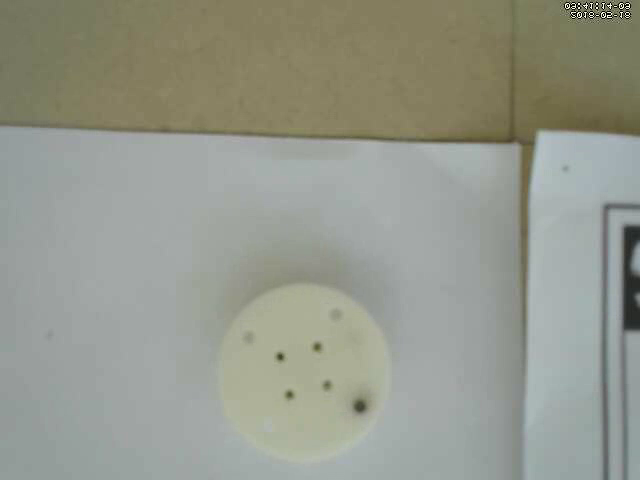
#> input picture frame 52 of demo_video.avi, 640 x 480 px
$ python MainLoop_TraceMaker.py   (older library calls are emulated)
#> lines starting #> are read from the running program, lines starting #| are printed output that depends on the picture; after the words box and inside, x2 and y2 are one past the last pixel; in counts of white or black regions, pixels touching at a corner belong together
### optical_flow_interface.py
import numpy as np
import cv2

# display image
def disp(image):
    cv2.imshow(str(np.random.rand()), image)
    cv2.waitKey(10)

# [4 lines left out: function disp_points, not called in this run]


# get distance between two points
def get_dist(x, y):
    return np.sqrt((x[0] - y[0]) ** 2 + (x[1] - y[1]) ** 2)


# a simplified interface to read from video file
def get_frame_from(cap, size=1):
#> called with size = 1
    ret, frame = cap.read()
#> frame is the input picture: shape (480, 640, 3); mean B, G, R 140.4, 152, 148.9
    if not ret:
        return False
    cur_frame = cv2.resize(frame, dsize=(0, 0), fx=size, fy=size)
    return cur_frame

# do optical flow in a bbox of an image
# rescale the bbox but maintain it inside the image
# [58 lines left out: functions rescale_bbox, move_bbox, not called in this run]


# print the bbox
def print_bboxes(frame, bboxes, color='R'):
    if color == 'R':
        color = (0, 0, 255)
    elif color == 'G':
        color = (0, 255, 0)
    elif color == 'B':
        color = (255, 0, 0)
    else:
        color = (255, 255, 255)

    for bbox in bboxes:
        p1 = (int(bbox[0]), int(bbox[1]))
        p2 = (int(bbox[0] + bbox[2]), int(bbox[1] + bbox[3]))
        cv2.rectangle(frame, p1, p2, color, 2, 1)


# tell if a point is in the bbox
# [33 lines left out: functions in_bbox, get_feature_point_in_bbox, get_optical_flow_in_bbox, not called in this run]

class OptFlow():
    # [62 lines left out: functions __init__, get_displacement_for_all_bboxes, get_displacement_for_one_bbox, not called in this run]

### TraceMaker.py
from optical_flow_interface import *
from MainDetection import *
import numpy as np

class TraceMaker():
    '''Try to find the cyclic trace of all possible objects'''
    def __init__(self, frame):
        self.freq_map = cv2.cvtColor(frame, cv2.COLOR_BGR2GRAY)
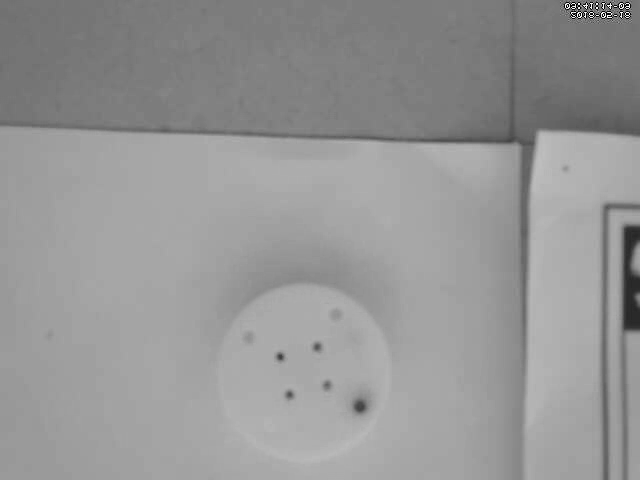
#> self.freq_map: shape (480, 640); min 0, max 253, mean 149.7
        self.freq_map[:, :] = 0
#> self.freq_map: shape (480, 640); every value is 0
#> call 2 of get_frame_from, with size = 1
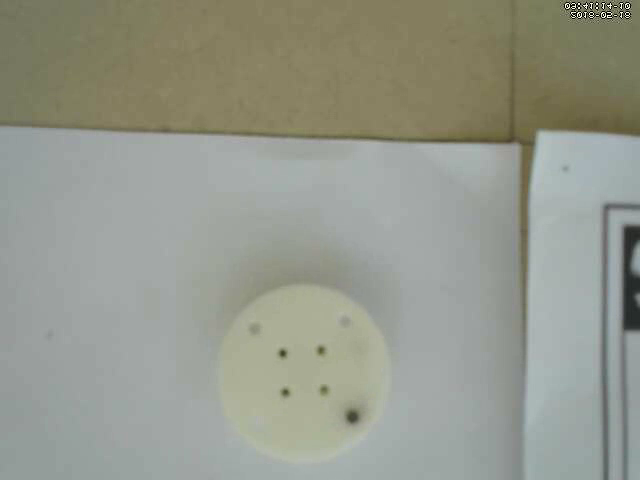
#> input picture frame 53 of demo_video.avi, 640 x 480 px
#> in get_frame_from, frame is the input picture: shape (480, 640, 3); mean B, G, R 140.1, 152, 148.9

    '''Draw the freqency map'''
    # [4 lines left out: function disp, not called in this run]

    '''Update freqency map'''
    def update_freq(self, bboxes):
        for bbox in bboxes:
            self.freq_map[bbox[1]:(bbox[1] + bbox[3]), bbox[0]:(bbox[0] + bbox[3])] += 1

    '''Enhance the traces'''
    # [10 lines left out: function enhance_traces, not called in this run]

### MainDetection.py
#Motion detection by frame differences and HSV filter
#with trajectory filter installed
#version 1.0
#by Lin Weizhe

import numpy as np
import cv2
import math


def rect2box(rectangles):
    # convert rectangles(x,y,w,h) to boxes(x0,y0,x1,y1)
    boxes = []
    for i in rectangles:
        boxes.append((i[0], i[1], i[0] + i[2], i[1] + i[3]))
    return boxes

def box2rect(boxes):
    # convert boxes(x0,y0,x1,y1) to rectangles(x,y,w,h)
    rectangles=[]
    for i in boxes:
        rectangles.append((i[0],i[1],i[2]-i[0],i[3]-i[1]))
    return rectangles

def getReliableBoxes(boxes1, boxes2):
    # by boxes2, get reliable boxes in boxes1
    reliableBoxes = []
    for box1 in boxes1:
        flag = False
        for box2 in boxes2:
            if mat_inter(extendBox(box1, 0.2), box2):
                reliableBoxes.append(box1)
                flag = True
                break
            if flag: break
    return reliableBoxes


# [15 lines left out: function secondVerification, not called in this run]


def extendBox(box, factor):
    # extend box by a factor so that it allows more tolerance
    w = box[2] - box[0]
    h = box[3] - box[1]
    newbox = list(box)
    newbox[0] = int(box[0] - w * factor / 2)
    newbox[2] = int(box[2] + w * factor / 2)
    newbox[1] = int(box[1] - h * factor / 2)
    newbox[3] = int(box[3] + h * factor / 2)

    return newbox


def rectangleFilter(rectangles):
    #rectangles filter: delete full-overlay rectangles
    filteredRectangles = []
    for i in range(len(rectangles)):
        mark = True
        RectA = rectangles[i]
        for j in range(len(rectangles)):
            RectB = rectangles[j]
            if RectA[0] > RectB[0] and RectA[1] > RectB[1] and RectA[0] + RectA[2] < RectB[0] + RectB[2] and RectA[1] + \
                    RectA[3] < RectB[1] + RectB[3]:
                mark = False
                break

        if mark:
            filteredRectangles.append(RectA)
    return filteredRectangles


def mat_inter(box1, box2):
    # check the overlay of the boxes
    # box=(xA,yA,xB,yB)
    x01, y01, x02, y02 = box1
    x11, y11, x12, y12 = box2

    lx = abs((x01 + x02) / 2 - (x11 + x12) / 2)
    ly = abs((y01 + y02) / 2 - (y11 + y12) / 2)
    sax = abs(x01 - x02)
    sbx = abs(x11 - x12)
    say = abs(y01 - y02)
    sby = abs(y11 - y12)
    if lx <= (sax + sbx) / 2 and ly <= (say + sby) / 2:
        return True
    else:
        return False


# [16 lines left out: function solve_coincide, not called in this run]


def getMainDetection(previous_frame, current_frame, satuationThres=46, trajectory=None):

#> called with satuationThres = 90
    old_gray = cv2.cvtColor(previous_frame, cv2.COLOR_BGR2GRAY)

    # Create a mask image for drawing purposes
    mask = np.zeros_like(previous_frame)
    blur = cv2.GaussianBlur(old_gray, (5, 5), 0)
    ret3, old_th3 = cv2.threshold(blur, 0, 255, cv2.THRESH_BINARY + cv2.THRESH_OTSU)
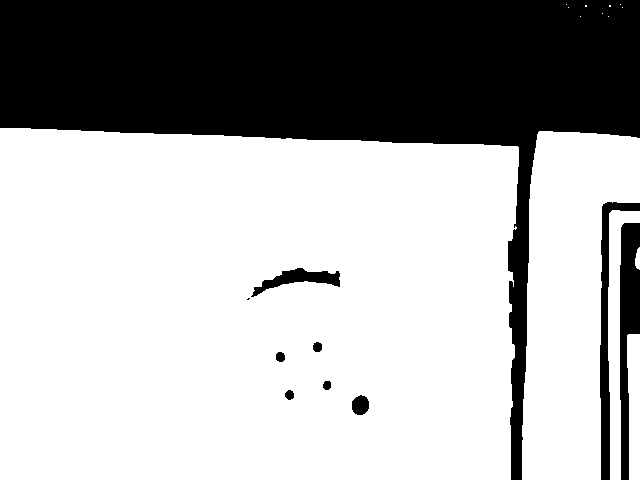
#> old_th3: shape (480, 640); 67.6% white; 10 black regions (1 under 20 px), largest, box (x1, y1, x2, y2) and area: (0, 0, 640, 480) 92280, (620, 223, 640, 480) 3226, (600, 202, 640, 480) 2469
#> ret3 = 142

    #situationThres=cv2.getTrackbarPos("situation","controls")

    frame=current_frame
    # convert image to HSV
    imgHSV = cv2.cvtColor(frame, cv2.COLOR_BGR2HSV)
#> imgHSV: shape (480, 640, 3); mean H, S, V 59.6, 30.2, 153.5
    # threshold the black out
    imgThres = cv2.inRange(imgHSV, (0, 0, 0), (180, 255, satuationThres))
#> imgThres: shape (480, 640); 0.69% white; 40 white regions (32 under 20 px), largest, box (x1, y1, x2, y2) and area: (623, 226, 640, 330) 1429, (563, 1, 613, 19) 257, (496, 132, 515, 142) 67

    # convert image to gray
    frame_gray = cv2.cvtColor(frame, cv2.COLOR_BGR2GRAY)

    # Otsu's thresholding after Gaussian filtering
    blur = cv2.GaussianBlur(frame_gray, (5, 5), 0)
    ret3, th3 = cv2.threshold(blur, 0, 255, cv2.THRESH_BINARY + cv2.THRESH_OTSU)
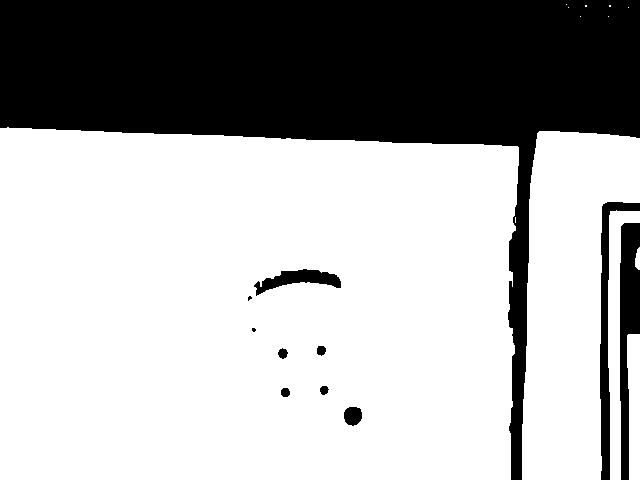
#> th3: shape (480, 640); 67.6% white; 11 black regions (2 under 20 px), largest, box (x1, y1, x2, y2) and area: (0, 0, 640, 480) 92292, (620, 223, 640, 480) 3232, (600, 202, 640, 480) 2470

    # by subtraction, get the difference between two consequent frames
    img = cv2.add(frame, mask)
    img = frame_gray - old_gray
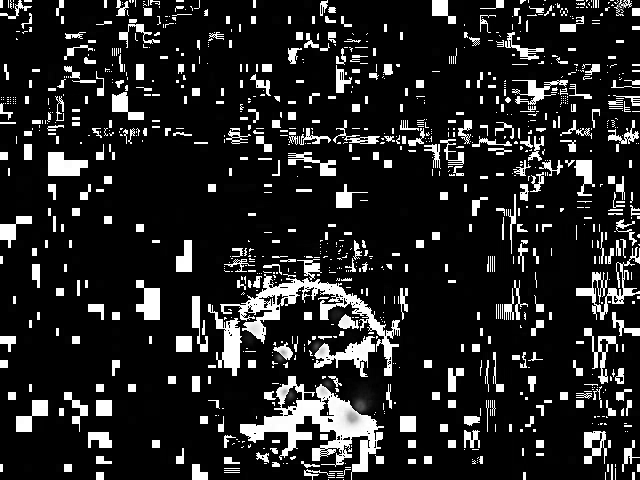
#> img: shape (480, 640); min 0, max 255, mean 36.5
    img1 = th3 - old_th3
    img2 = old_th3 - th3
    img = cv2.add(img1, img2)
#> img: shape (480, 640); 0.43% white; 89 white regions (76 under 20 px), largest, box (x1, y1, x2, y2) and area: (344, 395, 369, 426) 430, (313, 342, 326, 356) 97, (320, 381, 331, 395) 88

    # open and close operation to imgThres
    element = cv2.getStructuringElement(cv2.MORPH_RECT, (3, 3))
    opened = cv2.morphologyEx(imgThres, cv2.MORPH_OPEN, element)
#> opened: shape (480, 640); 0.5% white; 4 white regions (1 under 20 px), largest, box (x1, y1, x2, y2) and area: (623, 226, 640, 330) 1429, (348, 413, 357, 422) 66, (506, 136, 515, 142) 39
    closed = cv2.morphologyEx(opened, cv2.MORPH_CLOSE, element)
#> closed: shape (480, 640); 0.51% white; 4 white regions (1 under 20 px), largest, box (x1, y1, x2, y2) and area: (623, 226, 640, 330) 1434, (348, 413, 357, 422) 66, (506, 136, 515, 142) 39

    # open and close operation to img
    img = cv2.morphologyEx(img, cv2.MORPH_OPEN, element)
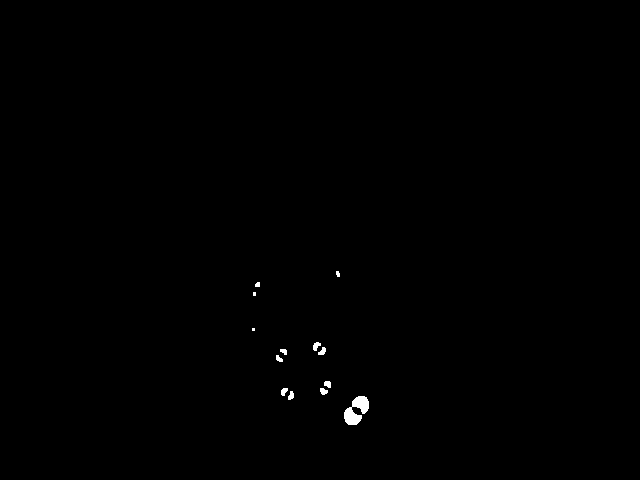
#> img: shape (480, 640); 0.26% white; 13 white regions (2 under 20 px)
    img = cv2.morphologyEx(img, cv2.MORPH_CLOSE, element)

    # resize the image by 0.5
    #imgThres = cv2.resize(imgThres, (0, 0), None, 0.5, 0.5)
    #frame = cv2.resize(frame, (0, 0), None, 0.5, 0.5)
    #img = cv2.resize(img, (0, 0), None, 0.5, 0.5)

    # find contours
    image, contours, hierarchy = cv2.findContours(imgThres, cv2.RETR_TREE, cv2.CHAIN_APPROX_SIMPLE)
#> contours = 101 contours, 92 with area under 20; largest, box (x1, y1, x2, y2) and area: (623, 226, 640, 330) 1309, (563, 1, 613, 19) 336, (348, 412, 357, 422) 54, (619, 1, 632, 10) 52, (618, 11, 632, 20) 51
    image2, contours2, hierarchy2 = cv2.findContours(img, cv2.RETR_TREE, cv2.CHAIN_APPROX_SIMPLE)
#> contours2 = 13 contours, 4 with area under 20; largest, box (x1, y1, x2, y2) and area: (344, 396, 369, 425) 373, (313, 342, 321, 351) 33, (320, 388, 328, 395) 30, (318, 347, 326, 355) 30, (281, 388, 288, 396) 29

    ''' find contour and match rectangles '''
    ''' contours from HSV image '''
    rectangles = []
    for i in range(0, len(contours)):
        x, y, w, h = cv2.boundingRect(contours[i])
        if w >= 5 and h >= 5:
            rectangles.append((x, y, w, h))
#> this loop made 101 passes
#> (x, y, w, h) on passes 1 to 8: (348, 412, 9, 10), (284, 391, 3, 2), (281, 351, 4, 5), (320, 350, 1, 1), (623, 226, 17, 104), (607, 207, 1, 1), (523, 144, 2, 1), (532, 143, 1, 1)
#> after the loop, rectangles = 27 items, first 6: (348, 412, 9, 10), (623, 226, 17, 104), (496, 132, 19, 10), (618, 11, 14, 9), (619, 11, 5, 8), (606, 2, 12, 8)
            #    cv2.rectangle(frame, (x, y), (x + w, y + h), (160, 32, 240), 2)
    rectangles = rectangleFilter(rectangles)
#> the loop in rectangleFilter, `for i in range(len(rectangles)):` made 27 passes
#> after the loop in rectangleFilter, `for i in range(len(rectangles)):`: filteredRectangles = [(348, 412, 9, 10), (623, 226, 17, 104), (496, 132, 19, 10), (618, 11, 14, 9), (619, 11, 5, 8), (606, 2, 12, 8), (606, 2, 7, 8), (619, 1, 13, 9), (625, 3, 6, 7), (619, 2, 5, 8), (563, 1, 50, 18), (606, 14, 7, 5), (601, 12, 6, 7), (577, 12, 6, 7), (583, 11, 5, 8)]
#> rectangles has the same summary as filteredRectangles in rectangleFilter

    #for i in rectangles:
    #    x, y, w, h = i[0], i[1], i[2], i[3]
    #    cv2.rectangle(frame, (x, y), (x + w, y + h), (160, 32, 240), 2)

    ''' contours from frame difference '''
    rectangles2 = []
    for i in range(0, len(contours2)):
        x, y, w, h = cv2.boundingRect(contours2[i])
        if w >= 5 and h >= 5:
            rectangles2.append((x, y, w, h))
#> this loop made 13 passes
#> (x, y, w, h) on passes 1 to 8: (344, 396, 25, 29), (288, 391, 6, 9), (320, 388, 8, 7), (281, 388, 7, 8), (324, 381, 7, 7), (276, 355, 7, 7), (280, 349, 7, 6), (318, 347, 8, 8)
#> after the loop, rectangles2 = [(344, 396, 25, 29), (288, 391, 6, 9), (320, 388, 8, 7), (281, 388, 7, 8), (324, 381, 7, 7), (276, 355, 7, 7), (280, 349, 7, 6), (318, 347, 8, 8), (313, 342, 8, 9), (255, 282, 5, 5)]
            #    cv2.rectangle(frame, (x, y), (x + w, y + h), (160, 32, 240), 2)
    rectangles2 = rectangleFilter(rectangles2)
#> the loop in rectangleFilter (call 2), `for i in range(len(rectangles)):` made 10 passes

    #for i in rectangles2:
    #    x, y, w, h = i[0], i[1], i[2], i[3]
    #    cv2.rectangle(frame, (x, y), (x + w, y + h), (0, 0, 255), 2)


    # get reliable boxes
    boxes1 = rect2box(rectangles)
#> the loop in rect2box, `for i in rectangles:` made 15 passes
#> after the loop in rect2box, `for i in rectangles:`: boxes = 15 items, first 6: (348, 412, 357, 422), (623, 226, 640, 330), (496, 132, 515, 142), (618, 11, 632, 20), (619, 11, 624, 19), (606, 2, 618, 10)
#> boxes1 has the same summary as boxes in rect2box
    boxes2 = rect2box(rectangles2)
#> the loop in rect2box (call 2), `for i in rectangles:` made 10 passes
#> boxes2 = [(344, 396, 369, 425), (288, 391, 294, 400), (320, 388, 328, 395), (281, 388, 288, 396), (324, 381, 331, 388), (276, 355, 283, 362), (280, 349, 287, 355), (318, 347, 326, 355), (313, 342, 321, 351), (255, 282, 260, 287)]
    reliableBoxes = getReliableBoxes(boxes1, boxes2)
#> the loop in getReliableBoxes, `for box1 in boxes1:` made 15 passes
#> box1 on passes 4 to 11: (618, 11, 632, 20), (619, 11, 624, 19), (606, 2, 618, 10), (606, 2, 613, 10), (619, 1, 632, 10), (625, 3, 631, 10), (619, 2, 624, 10), (563, 1, 613, 19)

    # 1. if trajectory is none, return reliableBoxes directly without filtering
    # 2. if trajectory isn't none, return filtered reliableBoxes.
    if not(trajectory is None):
        reliableBoxes=secondVerification(reliableBoxes, trajectory)


    return rectangles,rectangles2,box2rect(reliableBoxes)
#> the loop in box2rect, `for i in boxes:` made 1 pass

### MainLoop_TraceMaker.py
from optical_flow_interface import *
from TraceMaker import *
import cv2
from MainDetection import *
import numpy as np

'''Video Initiation'''
# open the camera for warming up
cap = cv2.VideoCapture('demo_video.avi')

# grab the first frame
old_frame = get_frame_from(cap)

# create tracer
trace_maker = TraceMaker(old_frame)

# create tackbar
def nothing(x):
    pass
cv2.imshow('video', old_frame)
cv2.createTrackbar('S', 'video', 0, 255, nothing)
cv2.setTrackbarPos('S','video', 90)


'''Do initial trace finding'''
while True:
    # read the current frame
    cur_frame = get_frame_from(cap)

    # stop when fail to get one frame
    if type(cur_frame) is bool:
        break

    # create backups
    display_frame = np.array(cur_frame)

    '''using Frame Difference to do detection'''
    S = cv2.getTrackbarPos('S', 'video')
    boxes1, boxes2, bboxes = getMainDetection(old_frame, cur_frame, S, None)
    #print (bboxes)
    '''Drawing on the frequency map'''
    trace_maker.update_freq(bboxes)
#> the loop in update_freq, `for bbox in bboxes:` made 1 pass
#> after the loop in update_freq, `for bbox in bboxes:`:
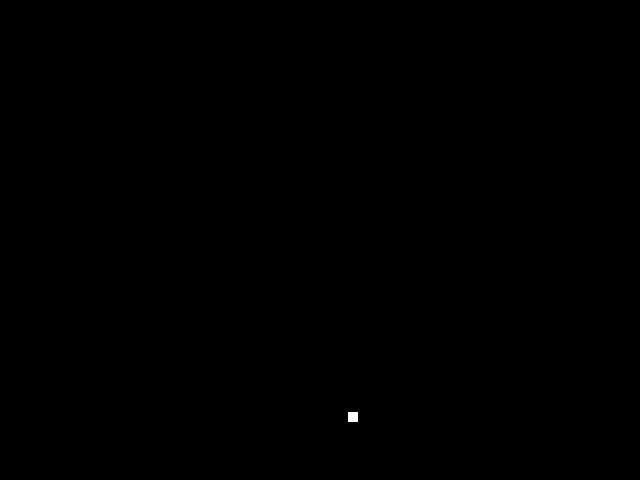
#> self.freq_map: shape (480, 640); values 0 (black) and 1 (white), 0.03% white; 1 white region, box (x1, y1, x2, y2) and area: (348, 412, 358, 422) 100

    '''Draw bbox'''
    print_bboxes(display_frame, bboxes)
#> the loop in print_bboxes, `for bbox in bboxes:` made 1 pass
#> pass 2 of the loop `while True:`:
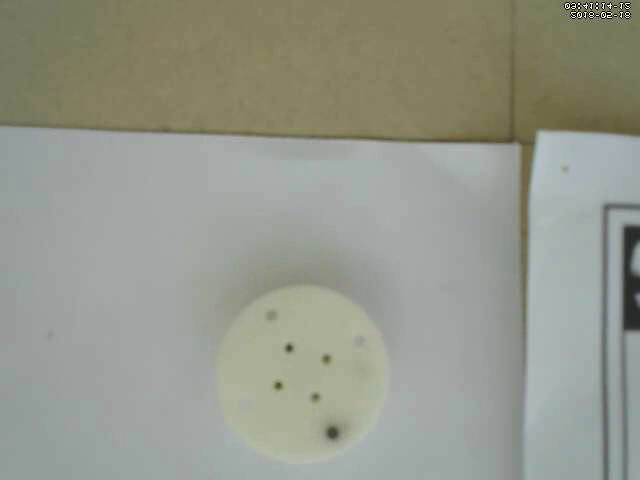
#> input picture frame 54 of demo_video.avi, 640 x 480 px
#> in get_frame_from, frame is the input picture: shape (480, 640, 3); mean B, G, R 140.3, 152, 148.9
#> in getMainDetection (call 2), `imgThres = cv2.inRange(imgHSV, (0, 0, 0), (180, 255, satuationThres))`:
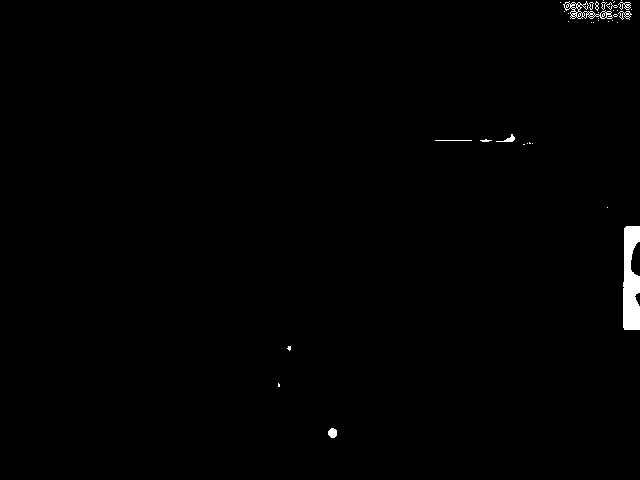
#> imgThres: shape (480, 640); 0.68% white; 39 white regions (30 under 20 px), largest, box (x1, y1, x2, y2) and area: (623, 226, 640, 330) 1432, (563, 1, 613, 19) 257, (328, 428, 337, 438) 71
#> the loop in getMainDetection (call 2), `for i in range(0, len(contours)):` made 104 passes
#> the loop in getMainDetection (call 2), `for i in range(0, len(contours2)):` made 15 passes
#> the loop in getReliableBoxes (call 2), `for box1 in boxes1:` made 14 passes
#> box1 on passes 1 to 4: (328, 428, 337, 438), (623, 226, 640, 330), (496, 134, 515, 142), (618, 11, 632, 20)
#> the loop in box2rect (call 2), `for i in boxes:` made 1 pass
#> the loop in update_freq (call 2), `for bbox in bboxes:` made 1 pass
#> bbox on pass 1: (328, 428, 9, 10)
#> after the loop in update_freq (call 2), `for bbox in bboxes:`:
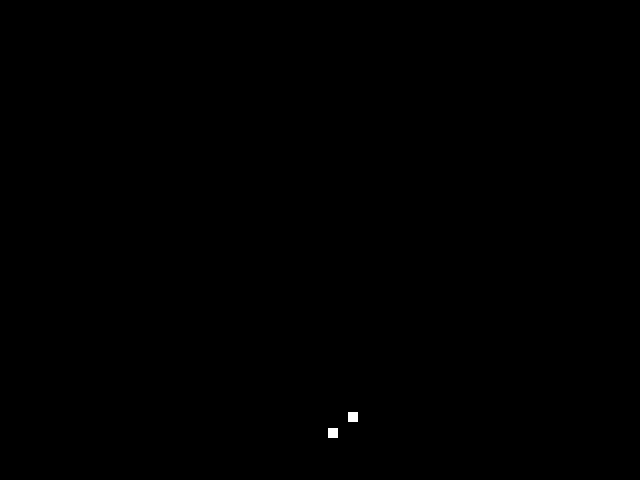
#> self.freq_map: shape (480, 640); values 0 (black) and 1 (white), 0.07% white; 2 white regions, box (x1, y1, x2, y2) and area: (348, 412, 358, 422) 100, (328, 428, 338, 438) 100
#> the loop in print_bboxes (call 2), `for bbox in bboxes:` made 1 pass

trace_maker.enhance_traces()
trace_maker.disp()

'''Video Initiation'''
# open the camera for warming up
cap = cv2.VideoCapture('demo_video.avi')

# grab the first frame
old_frame = get_frame_from(cap)

# create tackbar
def nothing(x):
    pass
cv2.imshow('video', old_frame)
cv2.createTrackbar('S', 'video', 0, 255, nothing)
cv2.setTrackbarPos('S','video', 90)

'''Start actual tracing'''
while True:
    # Record FPS
    timer = cv2.getTickCount()

    # read the current frame
    cur_frame = get_frame_from(cap)

    # stop when fail to get one frame
    if type(cur_frame) is bool:
        break

    # create backups
    display_frame = np.array(cur_frame)

    '''using Frame Difference to do detection'''
    S = cv2.getTrackbarPos('S', 'video')
    boxes1, boxes2, bboxes = getMainDetection(old_frame, cur_frame, S, trace_maker.freq_map)

    '''Drawing on the frequency map'''
    #trace_maker.update_freq(bboxes)

    '''Draw bbox'''
    print_bboxes(display_frame, bboxes)

    '''Show cur frame'''
    # Calculate Frames per second (FPS)
    fps = cv2.getTickFrequency() / (cv2.getTickCount() - timer)
    # Display FPS on frame
    cv2.putText(cur_frame, "FPS : " + str(int(fps)), (100, 50), cv2.FONT_HERSHEY_SIMPLEX, 0.75, (50, 170, 50), 2);
    # display cur frame
    cv2.imshow('video', display_frame)
    # waitkey for trackbar pause
    a = cv2.waitKey(500)
    if a == ord('q'):
        break
    elif a == ord('z'):
        cv2.waitKey(1000)
